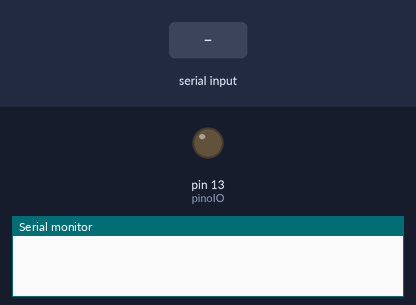
This sketch was run on a simulated Arduino Uno, built with avr-gcc and run on an emulated ATmega328P. On the bench: output pins drawn as LEDs (lit = HIGH), the last lines printed to the serial monitor. The test bench sets the inputs (shaded band).

Above: at 1.2 s.
1.3 s: "L\n" received over Serial
At 2.2 s:
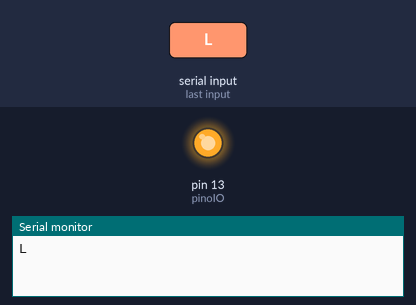
2.8 s: byte 68 ('D') received over Serial
At 3.4 s:
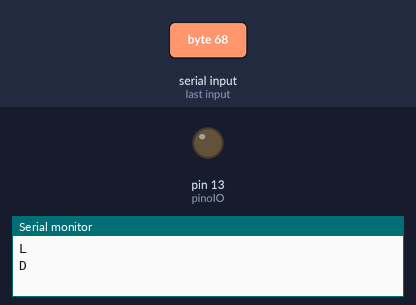
Timing chart, 0 to 5.8 s (numbered marks = the images above; inputs shaded):
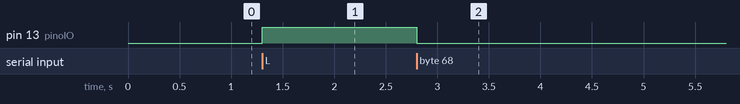

The sketch:

moduloBlue.ino
```cpp
int pinoIO = 13;
char buf;

void setup()
{

  pinMode(pinoIO, OUTPUT);
  Serial.begin(9600);
}

void loop()
{
  while(Serial.available() > 0)
  {
    buf = Serial.read();
    Serial.print(buf);
    Serial.print("\n");

    if (buf == 'L')
    {
      digitalWrite(pinoIO, HIGH);
    }
    //Caso seja recebido o caracter D, apaga o led
     if (buf == 'D')
    {
      digitalWrite(pinoIO, LOW);
    }
  }
}
```

Measured:
- after the input at 1.3 s, pin 13 (pinoIO): LOW → HIGH at once
- after the input at 2.8 s, pin 13 (pinoIO): HIGH → LOW at once
